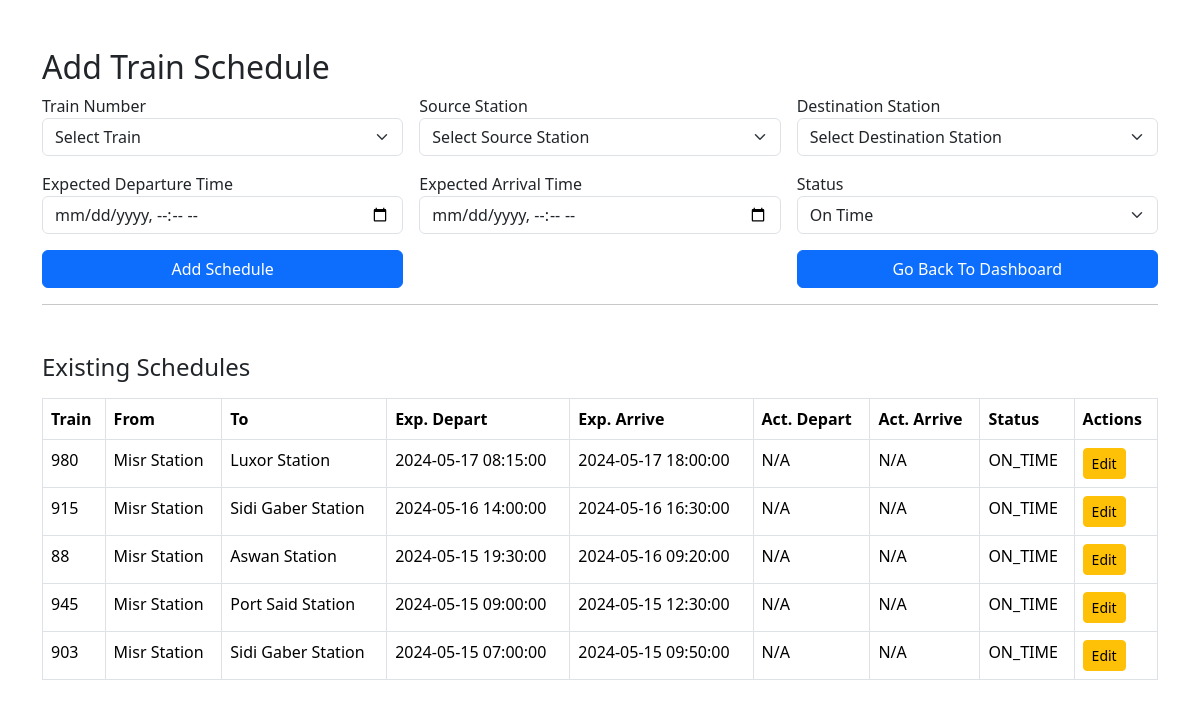
The app's page /views/Admin/admin_schedule.php (signed in), older data.
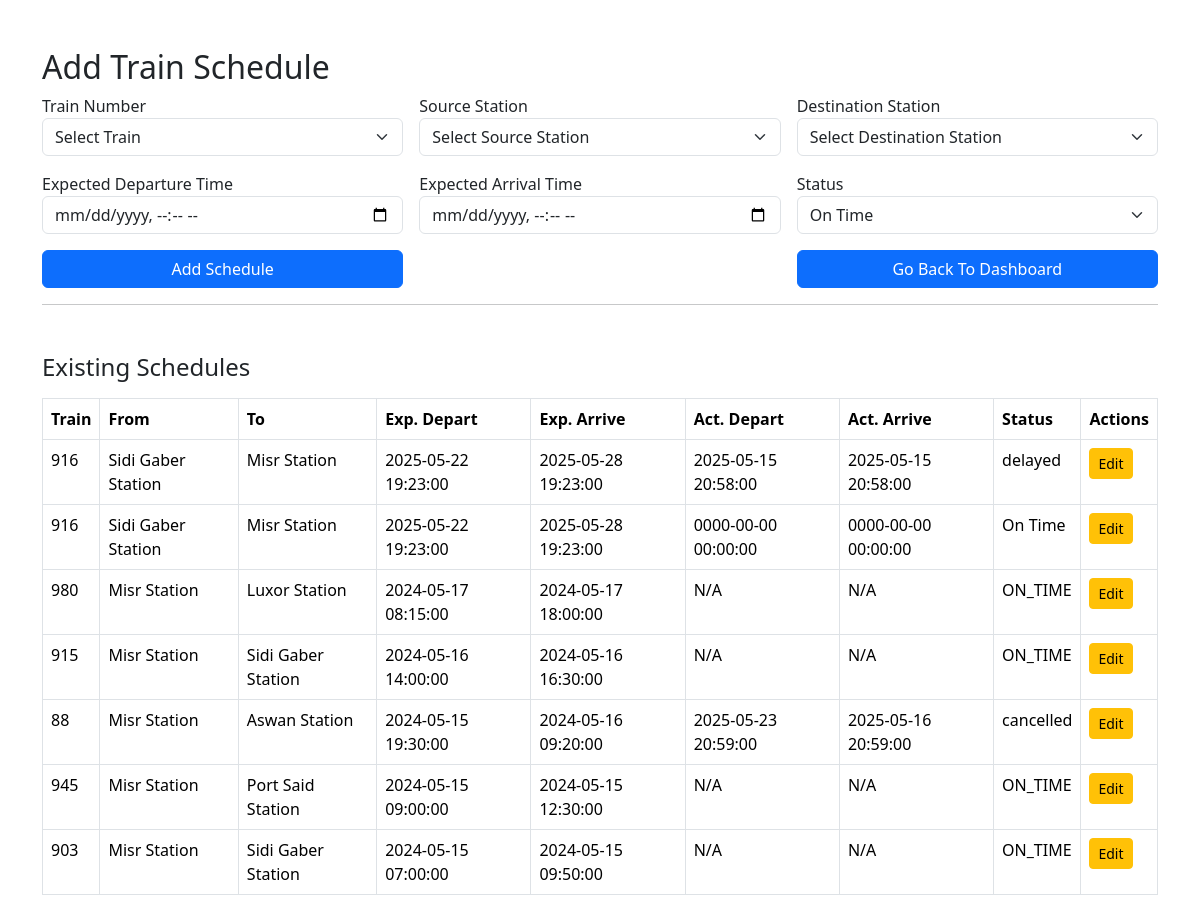
The same page, newer data.
### tables this page shows
CREATE TABLE `train_schedule` (
  `id` int(11) NOT NULL,
  `train_number` varchar(50) NOT NULL,
  `source_station` varchar(100) NOT NULL COMMENT 'Name or code of the source station for this schedule entry',
  `destination_station` varchar(100) NOT NULL COMMENT 'Name or code of the destination station for this schedule entry',
  `expected_departure_time` datetime DEFAULT NULL COMMENT 'Expected departure date and time',
  `expected_arrival_time` datetime DEFAULT NULL COMMENT 'Expected arrival date and time',
  `actual_departure_time` datetime DEFAULT NULL,
  `actual_arrival_time` datetime DEFAULT NULL,
  `status` varchar(50) DEFAULT 'SCHEDULED' COMMENT 'e.g., SCHEDULED, ON_TIME, DELAYED, CANCELLED, ARRIVED, DEPARTED',
  `public_notice` varchar(255) DEFAULT NULL COMMENT 'Optional public announcement for this stop',
  `created_at` timestamp NOT NULL DEFAULT current_timestamp(),
  `updated_at` timestamp NOT NULL DEFAULT current_timestamp() ON UPDATE current_timestamp()
);

### models/TrainSchedule.php (called while the page is built, shortened)
<?php
class TrainSchedule
{
    private PDO|mysqli $conn;
    private string $table_name = "train_schedule";
    public function __construct($db)
    {
        if ($db instanceof PDO) {
            $this->conn = $db;
        } elseif ($db instanceof mysqli) {
            $this->conn = $db;
        } elseif (method_exists($db, 'getConnection')) {
            $connection = $db->getConnection();
            if ($connection instanceof PDO || $connection instanceof mysqli) {
                $this->conn = $connection;
            }
        }
    }
    public function getAllSchedules(): array|false
    {
        try {
            $query = "SELECT * FROM " . $this->table_name . " ORDER BY expected_departure_time DESC";
            if ($this->conn instanceof PDO) {
                $stmt = $this->conn->query($query);
                return $stmt->fetchAll(PDO::FETCH_ASSOC);
            } else {
                $result = $this->conn->query($query);
                if (!$result) {
                    throw new RuntimeException("Query failed: " . $this->conn->error);
                }
                return $result->fetch_all(MYSQLI_ASSOC);
            }
        } catch (Exception $e) {
            error_log("Error getting all schedules: " . $e->getMessage());
            return false;
        }
    }
}

### views/Admin/admin_schedule.php (the view, shortened to what the changed rows need)
<?php
require_once '../../models/TrainSchedule.php';
$db = DBController::getInstance();
try {
    $scheduleModel = new TrainSchedule($db);
    $schedules = $scheduleModel->getAllSchedules();
} catch (Exception $e) {
    $error = $e->getMessage();
}
?>
<!DOCTYPE html>
<html lang="en">
<head>
    <link href="../public/assets/css/bootstrap.css" rel="stylesheet">
</head>
<body>
<div class="container mt-5">
    <h2>Add Train Schedule</h2>
    <?php if (!empty($schedules)): ?>
        <table class="table table-bordered table-hover mt-3">
            <thead>
                <tr>
                    <th>Train</th><th>From</th><th>To</th>
                    <th>Exp. Depart</th><th>Exp. Arrive</th>
                    <th>Act. Depart</th><th>Act. Arrive</th>
                    <th>Status</th><th>Actions</th>
                </tr>
            </thead>
            <tbody>
                <?php foreach ($schedules as $sch): ?>
                    <tr>
                        <td><?= htmlspecialchars($sch['train_number']) ?></td>
                        <td><?= htmlspecialchars($sch['source_station']) ?></td>
                        <td><?= htmlspecialchars($sch['destination_station']) ?></td>
                        <td><?= htmlspecialchars($sch['expected_departure_time']) ?></td>
                        <td><?= htmlspecialchars($sch['expected_arrival_time']) ?></td>
                        <td><?= htmlspecialchars($sch['actual_departure_time'] ?? 'N/A') ?></td>
                        <td><?= htmlspecialchars($sch['actual_arrival_time'] ?? 'N/A') ?></td>
                        <td><?= htmlspecialchars($sch['status']) ?></td>
                        <td>
                            <a href="edit_schedule.php?id=<?= $sch['id'] ?>" class="btn btn-warning btn-sm">Edit</a>
                        </td>
                    </tr>
                <?php endforeach; ?>
            </tbody>
        </table>
    <?php else: ?>
        <div class="alert alert-info">No schedules found</div>
    <?php endif; ?>
</div>
</body>
</html>

Row changes from the older to the newer data that the page shows:
added train_schedule: train_number "916", source_station "Sidi Gaber Station", destination_station "Misr Station", expected_departure_time "2025-05-22 19:23:00", expected_arrival_time "2025-05-28 19:23:00", actual_departure_time "2025-05-15 20:58:00", actual_arrival_time "2025-05-15 20:58:00", status "delayed"
added train_schedule: train_number "916", source_station "Sidi Gaber Station", destination_station "Misr Station", expected_departure_time "2025-05-22 19:23:00", expected_arrival_time "2025-05-28 19:23:00", actual_departure_time "0000-00-00 00:00:00", actual_arrival_time "0000-00-00 00:00:00", status "On Time"
changed train_schedule "Aswan Station": actual_departure_time "N/A" → "2025-05-23 20:59:00"; actual_arrival_time "N/A" → "2025-05-16 20:59:00"; status "ON_TIME" → "cancelled"
